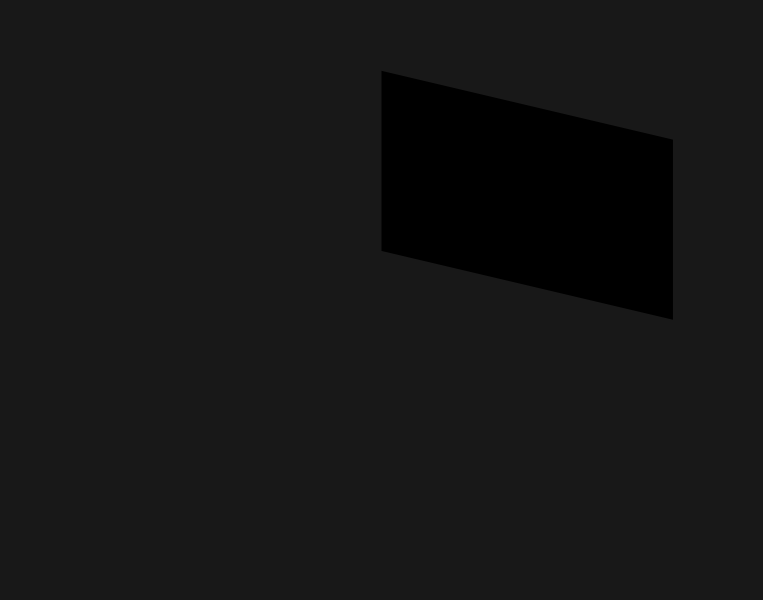
Frame 1 (no input)
Frame 60 (the mouse pressed at the canvas centre just before this capture): identical to frame 1, image omitted
Frame 120 (the mouse held since frame 60 and released just before this capture): identical to frame 1, image omitted

The Processing sketch that drew this single still picture (run headless with seeded random() and noise(); from frame 60 on, the mouse is pressed at the canvas centre):

// Processing sketch: processing_115950
// ── processing_115950.pde

int ms;
int ms_offset;
int last_ms;
int max_ms_hr;
int max_ms_min;
int max_ms_sec;

float slope_of_light;
float slope_of_window;
float windowtop;
float windowheight;
float windowleft;
float windowlength;
float lightleft;
float lightright;

color shadow_color;

int w;
int h;

/* golden ratio constant */
float phi = (1 + sqrt(5)) / 2;

void setup() {
  /* set up time */
  int ms_s = second()*1000;
  int ms_m = minute()*60*1000;
  int ms_h = hour()*60*60*1000;
  ms_offset = ms_h + ms_m + ms_s;
  max_ms_hr = 24*60*60*1000;
  max_ms_min = 60*60*1000;
  max_ms_sec = 60*1000;
  
  /* set up size */
  h = 600;
  w = int(h*sqrt(phi));
  size(763, 600);
  
  /* set up locations of objects */
  slope_of_light = -phi;
  slope_of_window = 1/(phi*phi*phi);
  windowtop = h/2.0 * sq(1/phi)*(1/phi);
  windowheight = w * (1-1/phi) * (1/phi);
  windowleft = w/2.0;
  windowlength = w/2.0 / phi + w/2.0 * (1-1/phi) * (1-1/phi);
  lightleft = w/2.0 * (1-1/phi);
  lightright = w / phi + w * sq(1-1/phi);
  
  shadow_color = color(24);
  
  noStroke();
}

float noisectr = 0;

void draw() {
  ms = (millis() + ms_offset) % max_ms_hr;
  
  if (ms != last_ms) {
    
    /* set up colors based on time */
    
    /* get time from ms */
    int ms_s = ms % max_ms_sec;  /* determines clouds at the moment */
    int ms_m = ms % max_ms_min;  /* determines overall cloudiness */
    int ms_h = ms;               /* determines overall light */
    
    /* convert time to radians */
    float s_rad = TWO_PI * ms_s/max_ms_sec;
    float m_rad = TWO_PI * ms_m/max_ms_min;
    float h_rad = TWO_PI * ms_h/max_ms_hr;
    
    /* convert radians to light/color values */
    float overall_light = constrain(-cos(h_rad)+1/3.0, 0, 2) * 3/4.0 * 255;
    float overall_cloud = (-cos(m_rad)+1)/2 * constrain(-cos(h_rad)+1/3.0, 0, 2) * 3/4.0;
    //float clouds = (sin(s_rad)+1)/2 * overall_cloud * 55;
    float clouds = noise(noisectr) * overall_cloud * 55;
    float lightness = constrain(overall_light - clouds, 0, 255);
    
    /* draw shit */
    
    background(shadow_color);
    
    /* draw reflected light in the room */
    fill(255, lightness*200/256);
    rect(0, 0, w, h);
    
    /* draw light streaming from window */
    pushMatrix();
    translate(windowleft, windowtop);
    fill(constrain(lightness, shadow_color, 255), lightness/2);
    beginShape();
    vertex(0, 0);
    vertex(lightleft-windowleft, (lightleft-windowleft)*slope_of_light);
    vertex(lightleft-windowleft + windowlength,
           (lightleft-windowleft)*slope_of_light
         + windowlength*slope_of_window);
    vertex(lightright-windowleft, windowlength*slope_of_window + windowheight
                                + (lightright-windowlength-windowleft)
                                * slope_of_light);
    vertex(windowlength, windowlength*slope_of_window + windowheight);
    endShape(CLOSE);
    
    /* draw the window */
    fill(lightness);
    beginShape();
    vertex(0, 0);
    vertex(windowlength, windowlength*slope_of_window);
    vertex(windowlength, windowlength*slope_of_window + windowheight);
    vertex(0, windowheight);
    endShape(CLOSE);
    popMatrix();
    
    last_ms = ms;
    noisectr += 0.005;
  }
}
